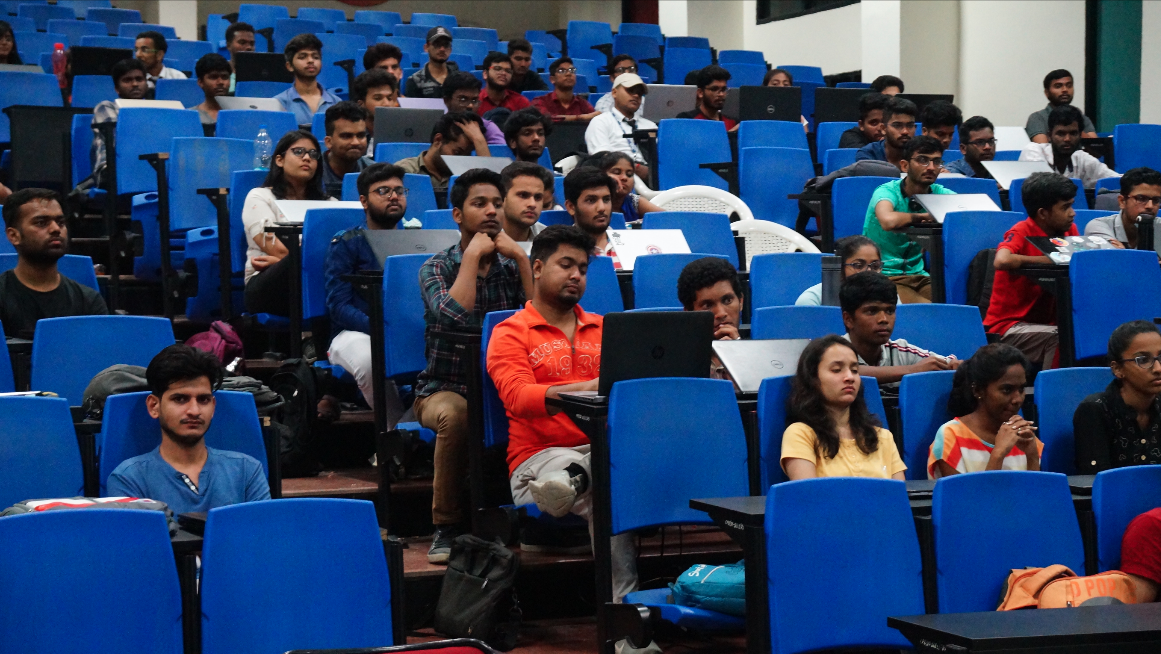
#> input picture Face Detection/Class.png, 1161 x 654 px
$ jupyter execute 'Face Detection.ipynb'
#> lines starting #> are read from the running program, lines starting #| are printed output that depends on the picture; after the words box and inside, x2 and y2 are one past the last pixel; in counts of white or black regions, pixels touching at a corner belong together
[cell 1]
import cv2 as cv
import numpy as np

[cell 2]
classifer = cv.CascadeClassifier("haarcascade_frontalface_default.xml")

[cell 3]
img = cv.imread('Class.png')
#> img is the input picture: shape (654, 1161, 3); mean B, G, R 95.2, 65.3, 49.2

faces = classifer.detectMultiScale(img, 1.05, 3)
#> faces = 27 rows, first 6: [509, 49, 27, 27], [489, 59, 27, 27], [120, 69, 29, 29], [1050, 74, 28, 28], [249, 128, 26, 26], [608, 161, 31, 31]

for (x,y,w,h) in faces:
    cv.rectangle(img, (x,y), (x+w, y+h), (170,90,120), 2)
#> this loop made 27 passes
#> (x, y, w, h) on passes 1 to 12: (509, 49, 27, 27), (489, 59, 27, 27), (120, 69, 29, 29), (1050, 74, 28, 28), (249, 128, 26, 26), (608, 161, 31, 31), (207, 68, 27, 27), (293, 43, 34, 34), (1052, 122, 31, 31), (336, 122, 37, 37), (377, 178, 33, 33), (365, 83, 39, 39)
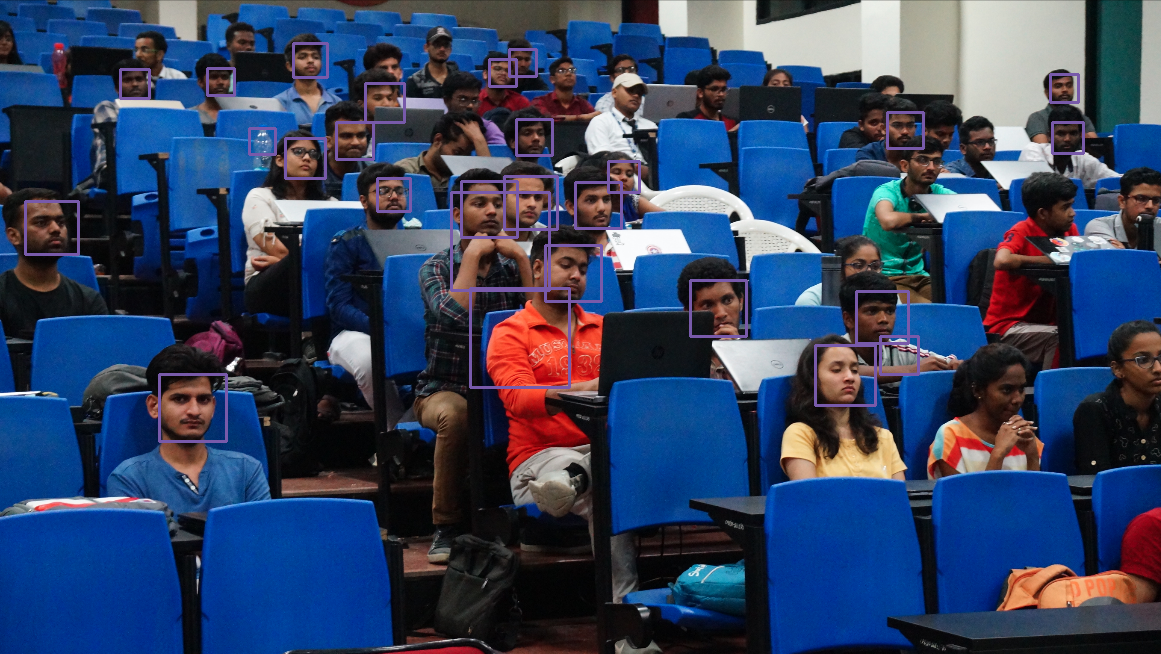
#> img: shape (654, 1161, 3); 1.87% of pixels changed, all inside (x1, y1, x2, y2) = (24, 42, 1085, 443)

cv.imwrite("Face Detected.png", img)
#> Out = True

[cell 4]
len(faces)
#> Out = 27

[cell 5]
face = img[y:y+h, x:x+w, :]
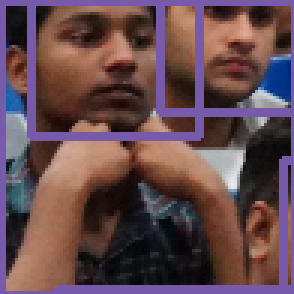
#> face: shape (98, 98, 3) (shown 3 times larger); mean B, G, R 78.7, 73.2, 100.3

[cell 6]
cv.imwrite('Face.png',face)
#> Out = True
